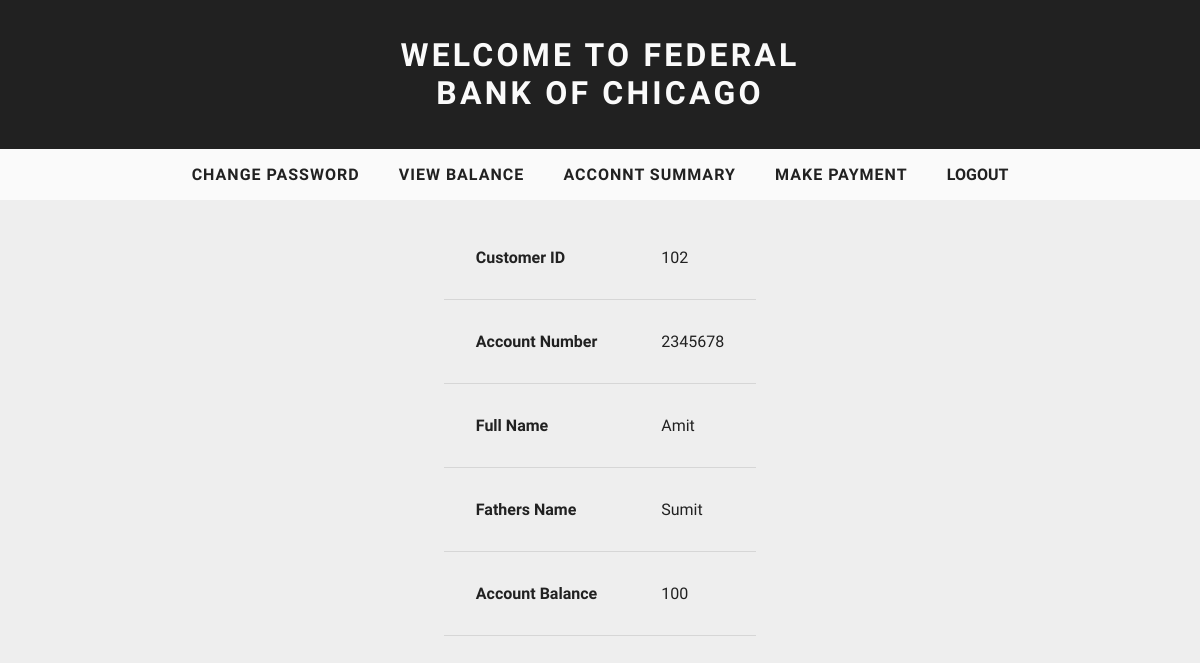
Screenshot of /userviewbalance.php (signed in) with the database file from the repository.
### tables this page shows
CREATE TABLE IF NOT EXISTS `users` (
  `Customer_id` char(12) NOT NULL,
  `Account_number` char(12) NOT NULL,
  `Password` varchar(30) NOT NULL,
  `Name` varchar(30) NOT NULL,
  `Fathers_name` varchar(30) NOT NULL,
  `Balance` double NOT NULL DEFAULT '0',
  `Gender` char(10) NOT NULL,
  `Date_of_birth` date NOT NULL,
  `Email` varchar(30) DEFAULT NULL,
  `Phone` varchar(15) NOT NULL,
  `Aadhar_number` varchar(15) DEFAULT NULL,
  `Address` varchar(255) DEFAULT NULL,
  `Photo` varchar(30) NOT NULL,
  `Status` varchar(15) NOT NULL,
  `Date` timestamp NOT NULL DEFAULT CURRENT_TIMESTAMP ON UPDATE CURRENT_TIMESTAMP,
  PRIMARY KEY (`Customer_id`),
  UNIQUE KEY `Account_number` (`Account_number`,`Aadhar_number`,`Address`)
);

### userviewbalance.php (the view, shortened to what this page needs)
<?php
$connection =mysqli_connect("localhost" ,"root","","NetBanking");
if(!empty($_SESSION["Customer_id"])){
  include "static/usernav.php";
$un =$_SESSION["Customer_id"];
$balance ="SELECT * FROM Users WHERE Customer_id='$un'";
$result =$connection->query($balance);
while($res =mysqli_fetch_array($result)){
  $a =$res["Customer_id"];
  $b =$res["Account_number"];
  $c =$res["Name"];
  $d =$res["Fathers_name"];
  $e =$res["Balance"];
  echo "<div class='res-tb'><table class='table1'>
       <tr>
          <th>Customer ID</th>
          <td>  $a </td>
       </tr>
       <tr>
          <th>Account Number</th>
          <td>  $b </td>
       </tr>
       <tr>
          <th>Full Name</th>
          <td>  $c </td>
       </tr>
       <tr>
          <th>Fathers Name</th>
          <td>  $d </td>
       </tr>
       <tr>
          <th>Account Balance</th>
          <td>  $e </td>
       </tr>
  </table></div>";
}
} else{
  echo "<div class='err_msg'>Unauthorize access !! You can not Access this page Directly</div>";
}
?>

### static/app.css (style rules this page uses)
html { position: relative; min-height: 100%; min-width: 100%; }
table { margin: 1em ; display:inline-flex; border-collapse: collapse; }
th,td { padding: .5em; }
th { font-size: 1em; text-align: justify; }
td { font-size: 1em; text-align: left; }
.table1 th, .table1 td { border-bottom: 1px solid rgba(0,0,0,0.1); padding: 2em; }
.res-tb { overflow: auto; white-space: nowrap; }

### rows the page displays
users: Customer_id "102", Account_number "2345678", Name "Amit", Fathers_name "Sumit", Balance "100"
